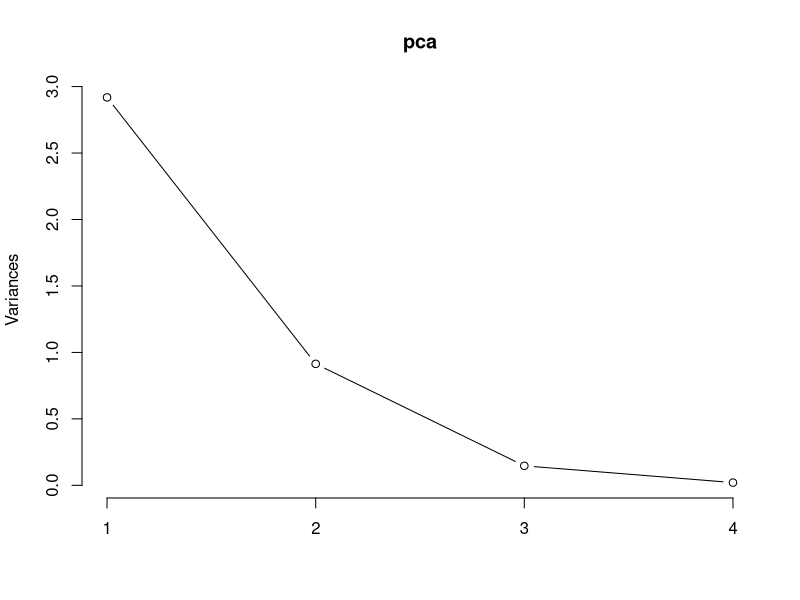
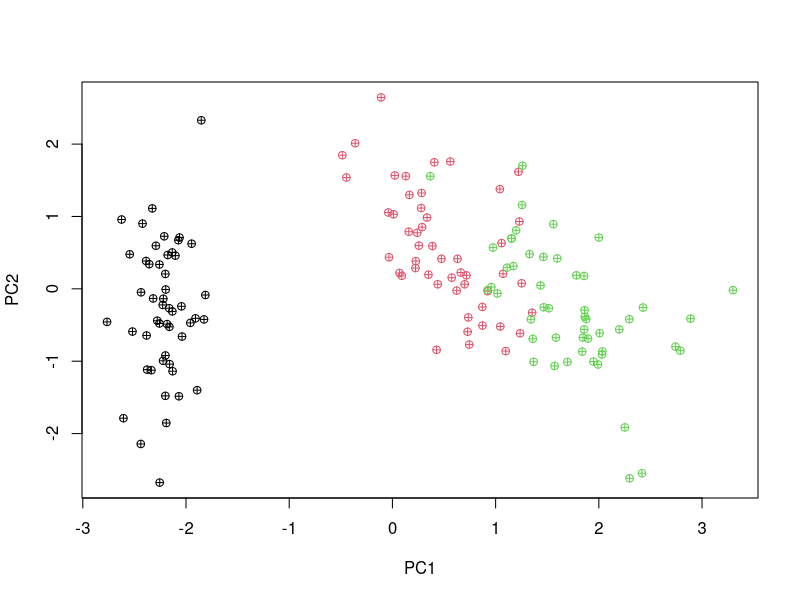

Write the R code that produced these figures, in order.
## ---- chunk 1
head(iris)
mydata=iris[,1:4]
pca=prcomp(mydata,center = TRUE,scale. = TRUE)
pca
pca$sdev^2
plot(pca, type="l")
a=4
a^2
pca$rotation #permet d'obtenir les colonnes 

## ---- chunk 2
head(pca$x)
## ---- chunk 3
plot(pca$x[,1],pca$x[,2],pch=10,xlab="PC1",ylab = "PC2",col=iris[,5])
